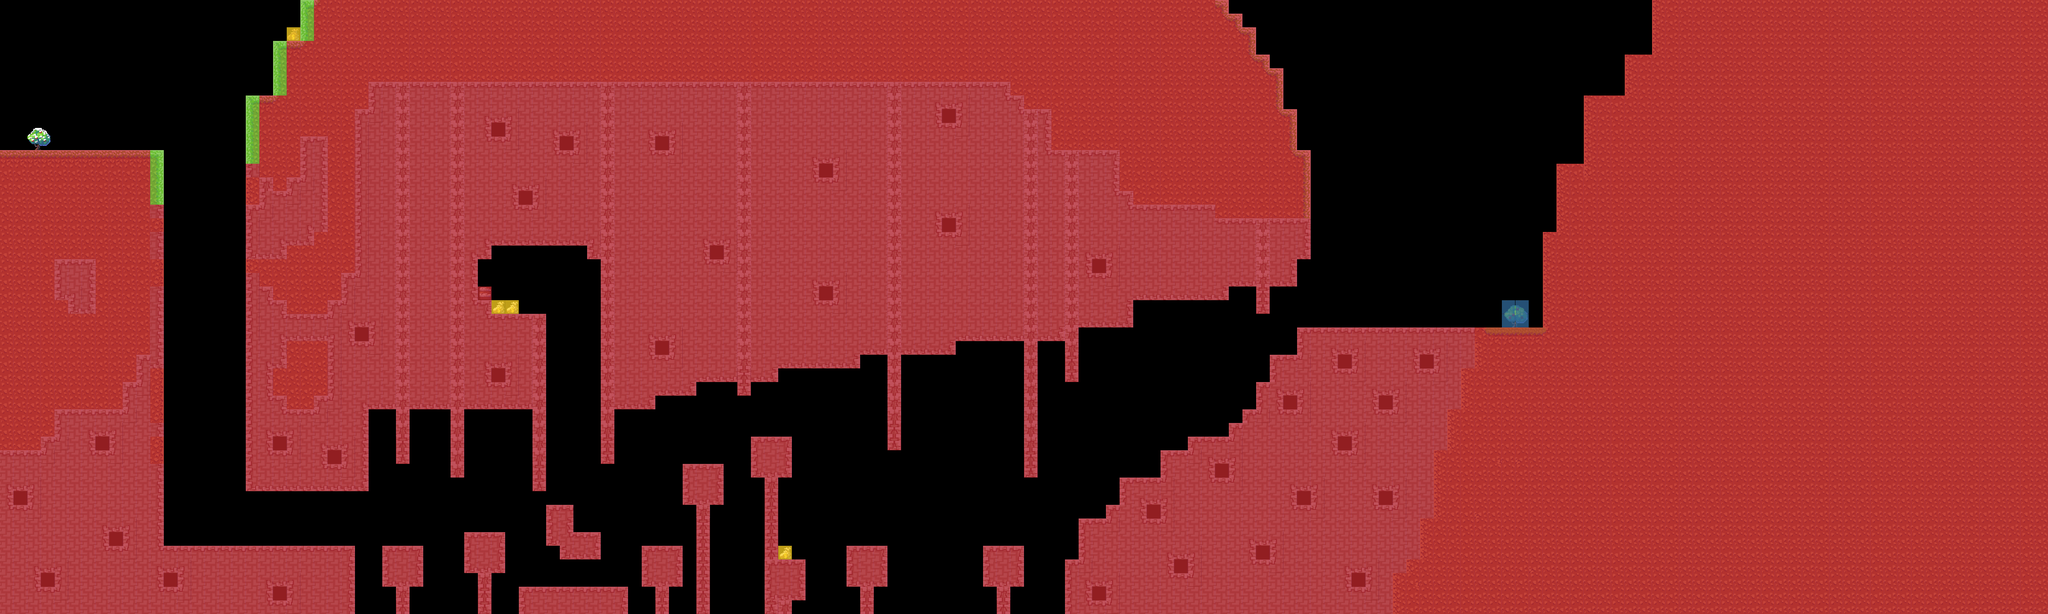

A 2D game scene composited from a Tiled map and its tileset images. What follows is a short description and the map's XML, with each tile layer's data collapsed to a summary:
An orthogonal 150x45 tile map with 32x32 px tiles, 2 tile layers (Terrain, metadata).

<map version="1.2" tiledversion="1.2.5" orientation="orthogonal" renderorder="right-down" width="150" height="45" tilewidth="32" tileheight="32" infinite="0" nextlayerid="7" nextobjectid="1">
 <tileset firstgid="1" name="snow_tileset" tilewidth="32" tileheight="32" tilecount="144" columns="16">
  <image source="../SantaRules/Game/maps/snow tileset.png" width="512" height="288" />
 </tileset>
 <layer id="5" name="Terrain" width="150" height="45">
  <data>[6750 cells, 4866 non-empty, 50 distinct tile ids]</data>
 </layer>
 <layer id="6" name="metadata" width="150" height="45" opacity="0.77">
  <data>[6750 cells, 4862 non-empty, 4 distinct tile ids]</data>
 </layer>
</map>
